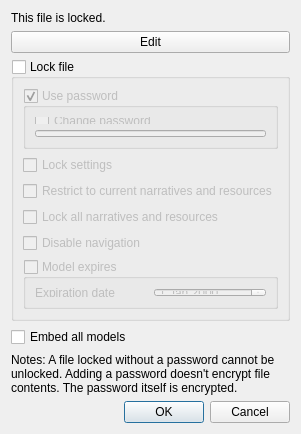
<?xml version="1.0" encoding="UTF-8"?>
<ui version="4.0">
 <class>LockDialog</class>
 <widget class="QDialog" name="LockDialog">
  <property name="geometry">
   <rect>
    <x>0</x>
    <y>0</y>
    <width>276</width>
    <height>413</height>
   </rect>
  </property>
  <property name="windowTitle">
   <string>Lock Settings</string>
  </property>
  <layout class="QVBoxLayout" name="verticalLayout_2">
   <item>
    <widget class="QLabel" name="meta_label">
     <property name="text">
      <string>This file is locked.</string>
     </property>
    </widget>
   </item>
   <item>
    <widget class="QPushButton" name="edit_button">
     <property name="text">
      <string>Edit</string>
     </property>
    </widget>
   </item>
   <item>
    <widget class="QGroupBox" name="lock_group_box">
     <property name="enabled">
      <bool>true</bool>
     </property>
     <property name="title">
      <string>Lock file</string>
     </property>
     <property name="checkable">
      <bool>true</bool>
     </property>
     <property name="checked">
      <bool>false</bool>
     </property>
     <layout class="QVBoxLayout" name="verticalLayout">
      <item>
       <widget class="QGroupBox" name="use_password">
        <property name="title">
         <string>Use password</string>
        </property>
        <property name="checkable">
         <bool>true</bool>
        </property>
        <layout class="QVBoxLayout" name="verticalLayout_3">
         <item>
          <widget class="QCheckBox" name="change_password">
           <property name="text">
            <string>Change password</string>
           </property>
          </widget>
         </item>
         <item>
          <widget class="QLineEdit" name="password">
           <property name="echoMode">
            <enum>QLineEdit::Password</enum>
           </property>
          </widget>
         </item>
        </layout>
       </widget>
      </item>
      <item>
       <widget class="QCheckBox" name="lock_settings">
        <property name="text">
         <string>Lock settings</string>
        </property>
       </widget>
      </item>
      <item>
       <widget class="QCheckBox" name="lock_restrict">
        <property name="text">
         <string>Restrict to current narratives and resources</string>
        </property>
       </widget>
      </item>
      <item>
       <widget class="QCheckBox" name="lock_all">
        <property name="text">
         <string>Lock all narratives and resources</string>
        </property>
       </widget>
      </item>
      <item>
       <widget class="QCheckBox" name="lock_navigation">
        <property name="text">
         <string>Disable navigation</string>
        </property>
       </widget>
      </item>
      <item>
       <widget class="QGroupBox" name="expiration_checkbox">
        <property name="minimumSize">
         <size>
          <width>0</width>
          <height>50</height>
         </size>
        </property>
        <property name="title">
         <string>Model expires</string>
        </property>
        <property name="checkable">
         <bool>true</bool>
        </property>
        <property name="checked">
         <bool>false</bool>
        </property>
        <layout class="QVBoxLayout" name="verticalLayout_4">
         <item>
          <layout class="QHBoxLayout" name="horizontalLayout_2">
           <item>
            <widget class="QLabel" name="expiration_label">
             <property name="text">
              <string>Expiration date</string>
             </property>
            </widget>
           </item>
           <item>
            <widget class="QDateEdit" name="expiration_date"/>
           </item>
          </layout>
         </item>
        </layout>
       </widget>
      </item>
     </layout>
    </widget>
   </item>
   <item>
    <widget class="QCheckBox" name="embed_models">
     <property name="text">
      <string>Embed all models</string>
     </property>
    </widget>
   </item>
   <item>
    <widget class="QLabel" name="label">
     <property name="text">
      <string>Notes: A file locked without a password cannot be unlocked. Adding a password doesn't encrypt file contents. The password itself is encrypted.</string>
     </property>
     <property name="wordWrap">
      <bool>true</bool>
     </property>
    </widget>
   </item>
   <item>
    <widget class="QDialogButtonBox" name="button_box">
     <property name="orientation">
      <enum>Qt::Horizontal</enum>
     </property>
     <property name="standardButtons">
      <set>QDialogButtonBox::Cancel|QDialogButtonBox::Ok</set>
     </property>
    </widget>
   </item>
  </layout>
 </widget>
 <resources/>
 <connections/>
</ui>
